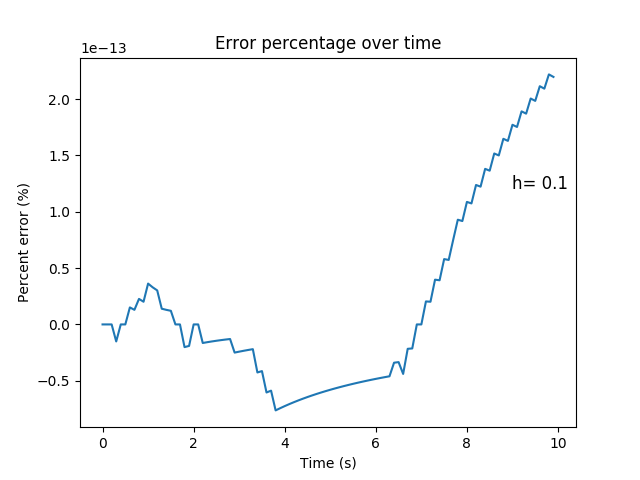

This chart was generated by the following Python code:
#Sean MacBride 
#7 Febuary 2018 
#A code to solve the differential equation x'' = g 
#Claire hammond and i worked one ODE1, I worked solo on ODE2

import matplotlib.pyplot as plt 

#Global variables
g = 9.8 
h = 0.1



def motion(): 

	vlist = []

	vold = 0
	told= 0
	tlist=[]
	tlist.append(told)
	vlist.append (vold)

	for k in range (1,int(10/h)): 

		vnew = vold + (h * g)
		tnew = told+h
		
		tlist.append(tnew)

		vlist.append(vnew)
		told=tnew
		vold = vnew 
	
	
		
	'''
	
	To view the graph of v versus t, remove the mutli line comment here	
	
	plt.plot(tlist,vlist)
	plt.xlabel('Time (s)')
	plt.ylabel('Velocity (m/s)')
	
	'''
	plt.show()	

	return (vlist) 
	
	#Move the plots to above/below the return to view the plot
	#plt.plot(xlist, ylist)
	#plt.ylabel ("y-direction (height)")
	#plt.xlabel ("x-direction")
	#plt.show()	


#Input: the velocity list 
#Output: A list of the error percentages 

def error(vnum): 

	# These are the starting variables (vana is anlytical velovity, vnum is numerical velocity)
	vana = []
	tlist = []
	t = 0
	told=0

	#This loop creates the analytical

	for k in range (0,int(10/h)): 

		vnew = g*t 

		vana.append(vnew) 

		tlist.append(t)

		t = t + h


	#Error loop

	errorlist = [] 

	for k in range (int(10/h)): 
		print("The numerical velocity is", vnum[k]) 
		print("The analytical velocity is", vana[k])
		if (vana[k] == 0): 
			errorlist.append(0)
		else: 
			perror = 100 * ( (vnum[k] - vana[k])/(vana[k]) )

			errorlist.append(perror)

	print (errorlist)


	return (errorlist, tlist)

def plot (theerror, thetime): 
	
	
	
	hval="h= "+str(h)
	plt.plot(thetime, theerror) 
	plt.xlabel("Time (s)")
	plt.ylabel("Percent error (%)")
	plt.title("Error percentage over time")
	plt.text(9,1.2*10**-13, hval,fontsize=12)
	plt.savefig("ode_sean_macbride.png")
	plt.show()
	


def main():
	listofv = motion()

	errorvalue, time = error (listofv)

	plot(errorvalue, time)



main()  


'''

For Q1, was able to solve the differential equation
For Q2, the graph shows a graph of velocity vs. time and is saved as ode_sean_macbride.png
For Q3, there isn't a value of h that yields a percent error higher than 1%

'''